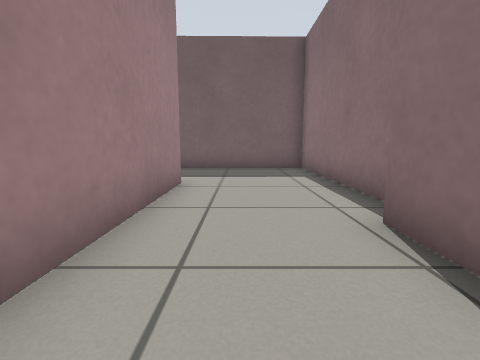
[1] (above)

15 first-person views from a walk through a Gazebo world. The camera is 0.5 m above the floor, tilts 8° down and sees 85° across. The floor is counted in squares, 0.5 m on a side. Each view is taken from the middle of a square. On the plan, view 1 faces up. The plan holds only what a view shows up to about 11 squares ahead; the rest is blank.

[2]
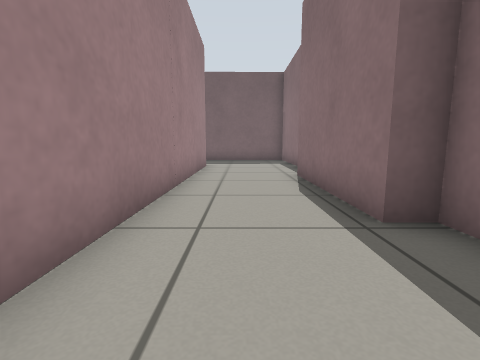

[3]
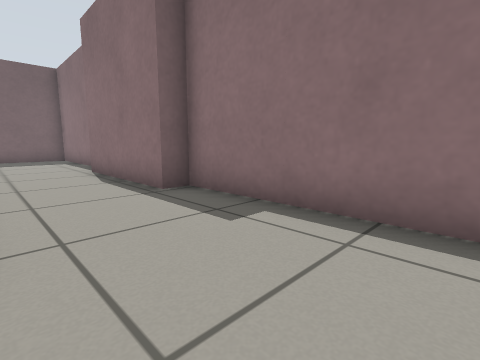

[4]
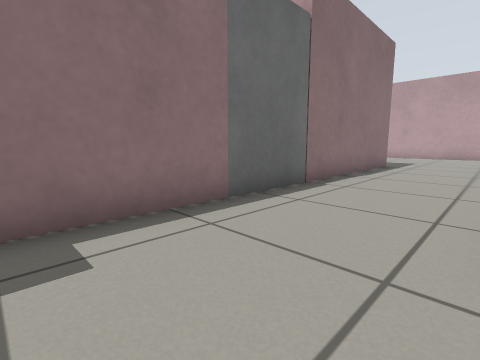

[5]
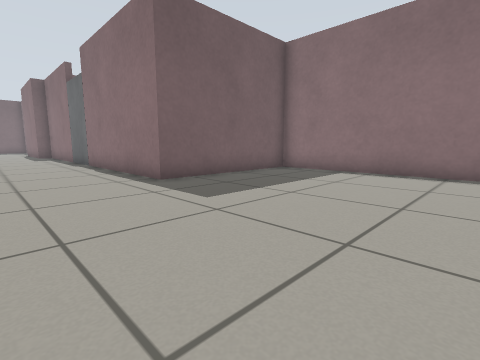

[6]
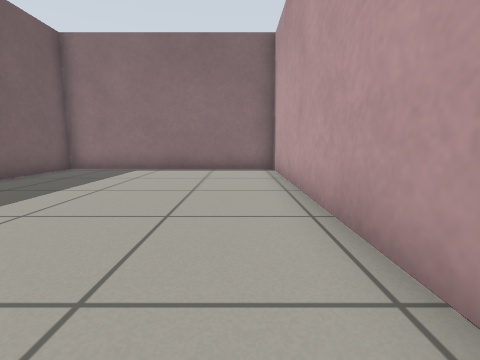

[7]
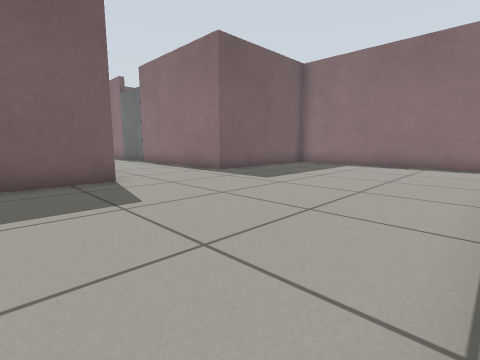

[8]
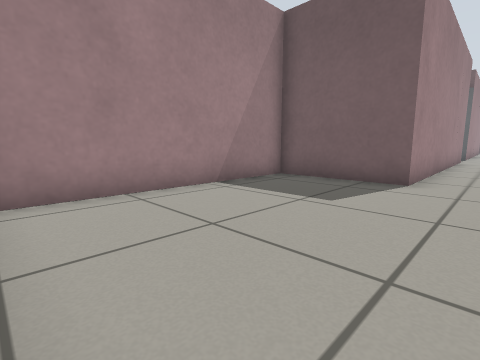

[9]
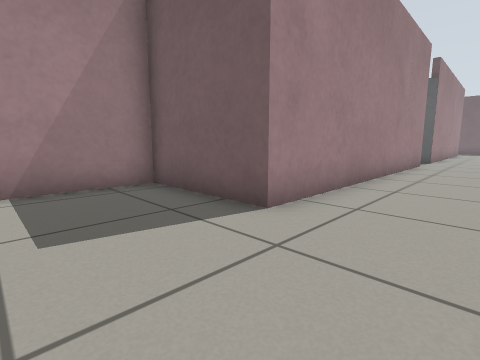

[10]
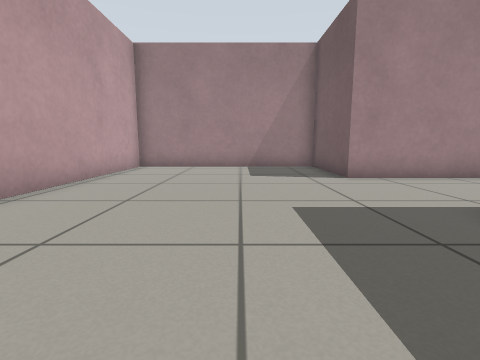

[11]
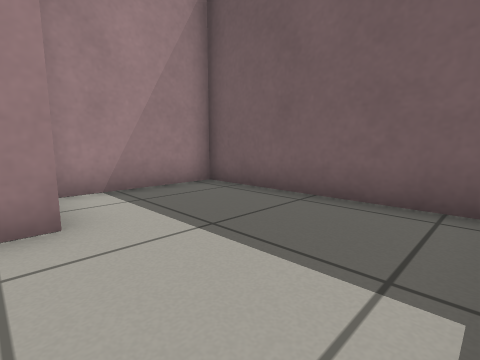

[12]
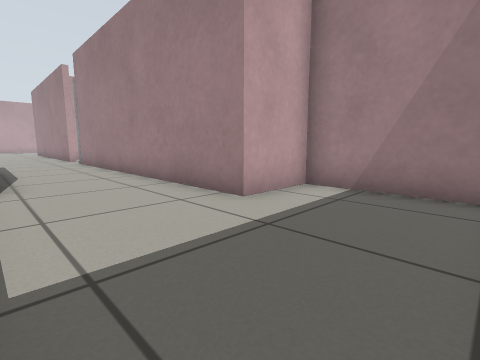

[13]
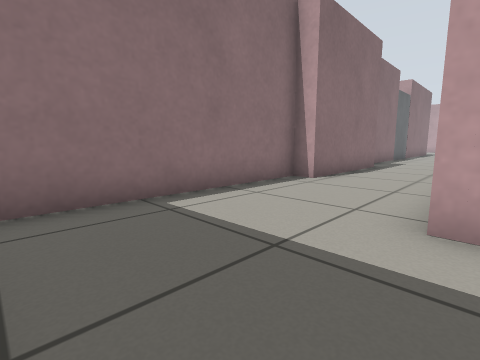

[14]
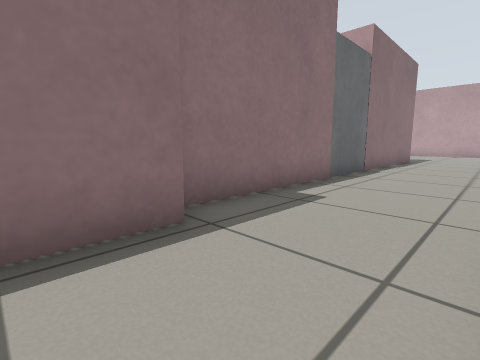

[15]
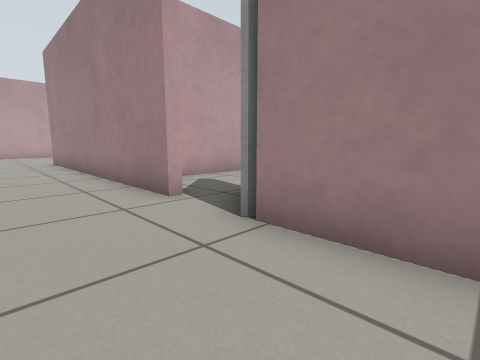

### Floor plan
Points are (right, up) in squares from view 1. A wall is a line through its corners. A room is listed if a view was taken in it or the views show most of it. See-through windows are left out.
Room 1 (views 1, 2, 3, 4, 11, 12, 13, 14, 15)
walls: (-1.5, -6.4) (-1.5, -7.4); (2.5, -7.3) (2.5, -1.8) (1.8, -1.8) (1.8, 3.2) (2.5, 3.2) (2.5, 10.6) (-3.7, 10.5) (-3.7, 6.6) (-1.5, 6.6) (-1.5, -4.3)
ways out: opening at (0.5, -7) to room 2; opening at (-2, -5.5)
Room 2 (views 5, 6, 7, 8, 9, 10)
walls: (-1.5, -7.4) (-1.5, -16.9) (-5.2, -16.9) (-5.2, -24.3) (8.2, -24.3) (8.2, -16.4) (2.5, -16.4) (2.5, -9.9)
ways out: opening at (0.5, -7) to room 1
objects: door leaf (3, -9) to (3, -8)

Positions as (right, up) in squares from view 1, and headings:
1: (0, 0), facing up
2: (0, -5), facing up
3: (-1, -7), facing up-right
4: (-1, -4), facing down-right
5: (-1, -23), facing up-right
6: (-2, -23), facing right
7: (-4, -24), facing up-right
8: (0, -24), facing up-left
9: (1, -20), facing up-left
10: (6, -20), facing left
11: (2, 6), facing up-left
12: (2, 10), facing down-left
13: (-2, 10), facing down-right
14: (-1, 0), facing down-right
15: (1, -2), facing down-left
